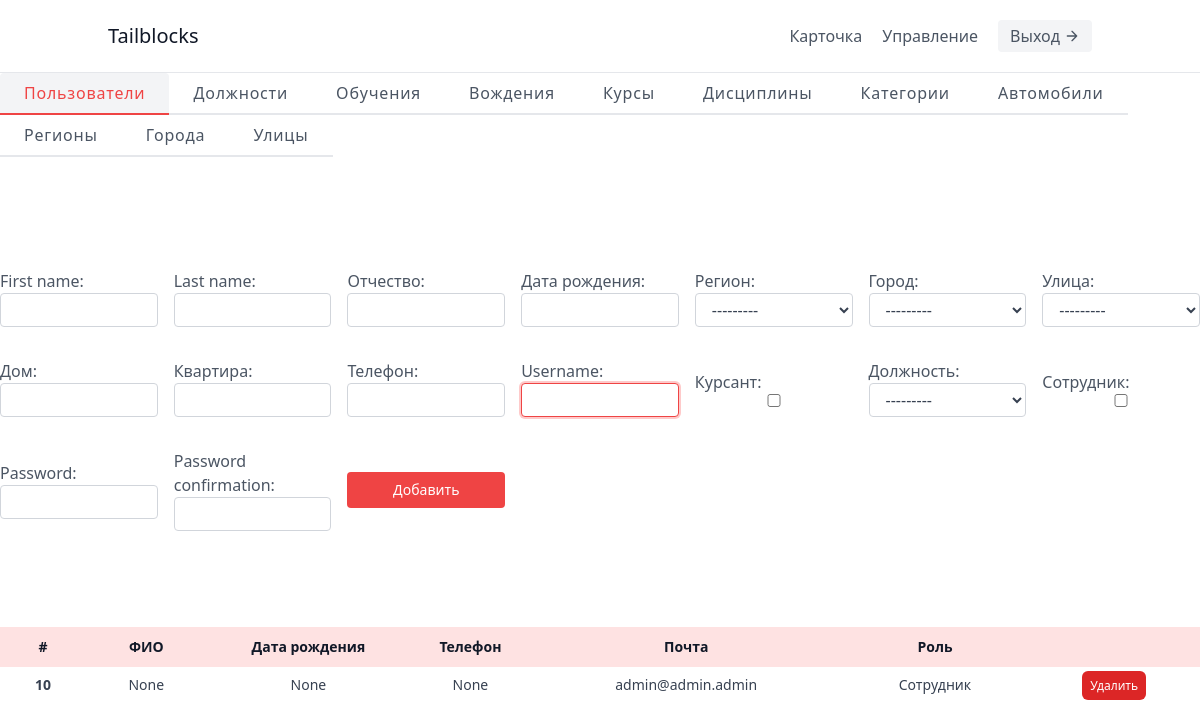
Before: /control/users/ with the older database file.
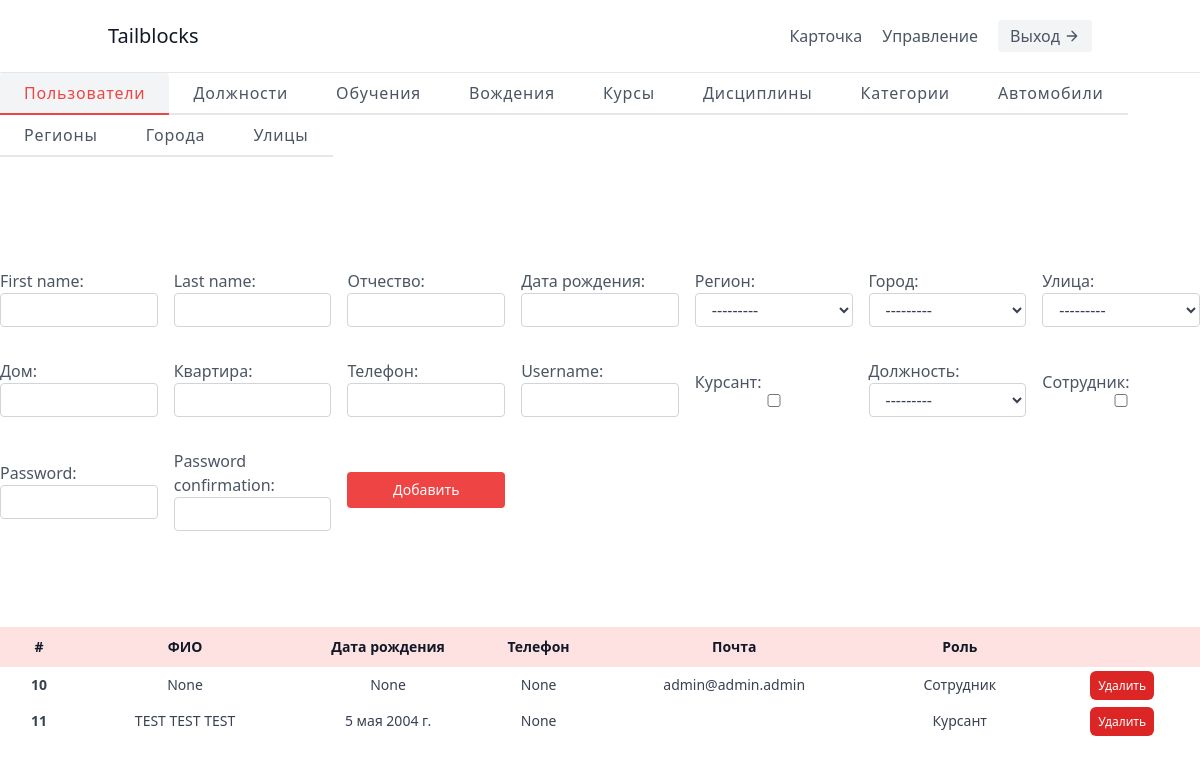
After: the same page with the newer database file.
### app/models.py (models this page shows, shortened)
class User(AbstractUser):
    patronymic = models.CharField(blank=True, null=True, max_length=255, verbose_name='Отчество')
    date_of_birthday = models.DateField(blank=True, null=True, verbose_name='Дата рождения')
    passport_series = models.IntegerField(blank=True, null=True, verbose_name='Серия')
    passport_number = models.IntegerField(blank=True, null=True, verbose_name='Номер')
    date_references = models.DateField(blank=True, null=True, verbose_name='Дата выдачи')
    by_whom = models.CharField(blank=True, null=True, max_length=255, verbose_name='Кем выдан')
    id_region = models.ForeignKey(Region, on_delete=models.CASCADE, blank=True, null=True, verbose_name='Регион')
    id_city = models.ForeignKey(City, on_delete=models.CASCADE, blank=True, null=True, verbose_name='Город')
    id_street = models.ForeignKey(Street, on_delete=models.CASCADE, blank=True, null=True, verbose_name='Улица')
    house = models.CharField(blank=True, null=True, max_length=4, verbose_name='Дом')
    apartment = models.IntegerField(blank=True, null=True, verbose_name='Квартира')
    tel = models.CharField(blank=True, null=True, max_length=12, verbose_name='Телефон')
    status = models.CharField(max_length=255, blank=True, null=True, verbose_name='Статус')
    is_cursant = models.BooleanField(default=False, blank=True, verbose_name='Курсант')
    id_post = models.ForeignKey('Post', on_delete=models.CASCADE, blank=True, null=True, verbose_name='Должность')
    is_worker = models.BooleanField(default=False, blank=True, verbose_name='Сотрудник')
    class Meta:
        verbose_name = 'пользователь'
        verbose_name_plural = 'пользователи'

### app/views.py (the view)
# urls.py: path('control/users/', ControlView.usersControlPage, name='control-users'),
    def usersControlPage(request):
        users = User.objects.all()
        form = WorkerPostUserForm(request.POST)
        return render(request, 'worker/control-users.html', {'users': users, 'form': form})

### app/forms.py
class WorkerPostUserForm(UserCreationForm):
    class Meta:
        model = User
        fields = [
            'first_name', 'last_name', 'patronymic', 'date_of_birthday', 'id_region', 'id_city', 'id_street', 'house', 'apartment', 'tel', 'username',
             'is_cursant', 'id_post', 'is_worker'
        ]

### app/models.py (called while the page is built)
    def __str__(self):
        return self.name

    def __str__(self):
        return self.name

    def __str__(self):
        return self.name

    def __str__(self):
        return self.name

### templates/worker/control-users.html (shortened to what the changed rows need)
{% extends '../base.html' %} {% load static %}  {% block content %}
<main>
  <section class="text-gray-600 body-font">
    <div class="cotainer mx-auto flex mb-5 flex-wrap flex-col">
      <table class="table-auto text-sm w-full max-w-7xl mx-auto rounded-lg">
        <thead class="text-gray-900 font-semibold bg-red-100">
          <tr>
            <th class="p-2.5 w-min">#</th>
            <th>ФИО</th>
            <th>Дата рождения</th>
            <th>Телефон</th>
            <th>Почта</th>
            <th>Роль</th>
            <th class="w-min"></th>
          </tr>
        </thead>
        <tbody class="text-gray-700">
          {% for item in users %}
          <tr>
            <td class="py-2 px-4 font-semibold text-center">{{item.id}}</td>
            <td class="py-2 px-4 text-center">
              {{item.last_name}} {{item.first_name}} {{item.patronymic}}
            </td>
            <td class="py-2 px-4 text-center">{{item.date_of_birthday}}</td>
            <td class="py-2 px-4 text-center">{{item.tel}}</td>
            <td class="py-2 px-4 text-center">{{item.email}}</td>
            <td class="py-2 px-4 text-center">
              {% if item.is_cursant %} Курсант {% elif item.is_worker %}
              Сотрудник {% endif %}
            </td>
            <td class="py-2 px-4 text-center">
              <a
                class="px-2 py-1.5 rounded-md text-center text-xs bg-red-600 text-white hover:bg-red-700"
                href='{% url "remove-user" item.id %}'
              >
                Удалить
              </a>
            </td>
          </tr>
          {% endfor %}
        </tbody>
      </table>
    </div>
  </section>
</main>
{% endblock content %}

Changed rows visible on the page:
added User: id "11", last_name "TEST", first_name "TEST", patronymic "TEST", date_of_birthday "5 мая 2004 г.", tel "None", is_cursant "Курсант"
